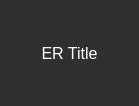
<?xml version="1.0" encoding="UTF-8"?>
<ui version="4.0">
 <class>ERScrollItem</class>
 <widget class="QWidget" name="ERScrollItem">
  <property name="geometry">
   <rect>
    <x>0</x>
    <y>0</y>
    <width>139</width>
    <height>106</height>
   </rect>
  </property>
  <property name="windowTitle">
   <string>Form</string>
  </property>
  <property name="styleSheet">
   <string notr="true">color: rgb(255, 255, 255);
background-color: rgb(48, 48, 48);</string>
  </property>
  <layout class="QVBoxLayout" name="vertical_layout">
   <item>
    <widget class="QLabel" name="title">
     <property name="styleSheet">
      <string notr="true">color: rgb(255, 255, 255);
font: 12pt;</string>
     </property>
     <property name="text">
      <string>ER Title</string>
     </property>
     <property name="alignment">
      <set>Qt::AlignCenter</set>
     </property>
    </widget>
   </item>
  </layout>
 </widget>
 <resources/>
 <connections/>
</ui>
